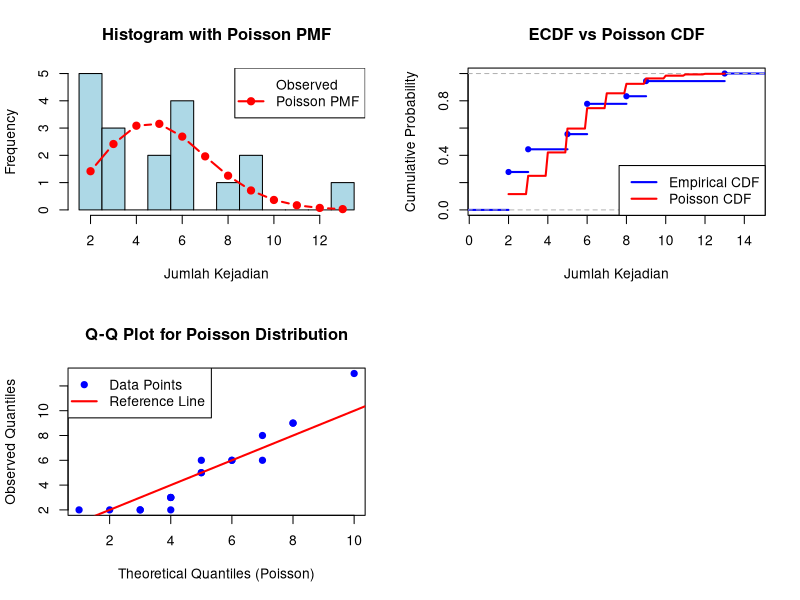

Write the R code that produced this figure.
## ---- chunk 1
knitr::opts_chunk$set(echo = TRUE)
## ---- chunk 2
library(nortest)
library(vcd)
library(car)
library(stats)
library(knitr)
## ---- chunk 3
rentang_waktu <- c("06:00 - 07:00", "07:00 - 08:00", "08:00 - 09:00", "09:00 - 10:00",
                   "10:00 - 11:00", "11:00 - 12:00", "12:00 - 13:00", "13:00 - 14:00",
                   "14:00 - 15:00", "15:00 - 16:00", "16:00 - 17:00", "17:00 - 18:00",
                   "18:00 - 19:00", "19:00 - 20:00", "20:00 - 21:00", "21:00 - 22:00",
                   "22:00 - 23:00", "23:00 - 24:00")

jumlah_kejadian <- c(2, 3, 3, 9, 6, 5, 13, 6, 8, 6, 6, 3, 5, 9, 2, 2, 2, 2)
data <- data.frame(
  Rentang_Waktu = rentang_waktu,
  Jumlah_Kejadian = jumlah_kejadian,
  stringsAsFactors = FALSE
)
## ---- chunk 4
knitr::kable(data, 
             caption = "Data Jumlah Kejadian Pemesanan Pelanggan per Rentang Waktu", 
             align = c("l", "c")
             )
## ---- chunk 5
n <- length(data$Jumlah_Kejadian)
mean_val <- mean(data$Jumlah_Kejadian)
var_val <- var(data$Jumlah_Kejadian)
sd_val <- sd(data$Jumlah_Kejadian)
min_val <- min(data$Jumlah_Kejadian)
max_val <- max(data$Jumlah_Kejadian)
range_val <- max_val - min_val

desc_stats <- data.frame(
  Statistik = c("Rata-rata", "Median", "Standar Deviasi", "Minimum", "Maksimum"),
  Nilai = c(
    round(mean_val, 2),
    median(data$Jumlah_Kejadian),
    round(sd_val, 2),
    min_val,
    max_val
  )
)

knitr::kable(desc_stats, 
             caption = "Statistik Deskriptif Jumlah Kejadian Pemesanan", 
             align = c("l", "c")
             )
## ---- chunk 6
lambda_est <- mean_val

cat("   KOLMOGOROV-SMIRNOV TEST\n")
cat("   One-Sample Test\n")
cat("   Test Distribution: Poisson\n")
cat("   Parameters: lambda =", round(lambda_est, 4), "\n\n")

ks_result <- ks.test(data$Jumlah_Kejadian, "ppois", lambda = lambda_est)
cat("   Test Statistic (D)   :", round(ks_result$statistic, 4), "\n")
cat("   Asymp. Sig. (2-tailed):", round(ks_result$p.value, 4), "\n")

if(ks_result$p.value > 0.05) {
  cat("   Decision: Do not reject H0\n")
  cat("   Conclusion: Data is consistent with Poisson distribution\n\n")
} else {
  cat("   Decision: Reject H0\n")
  cat("   Conclusion: Data does not follow Poisson distribution\n\n")
}
## ---- chunk 7
par(mfrow = c(2, 2)) # Arrange plots in a 2x2 grid

# 1. Histogram with Poisson PMF Overlay
hist_data <- hist(data$Jumlah_Kejadian, breaks = seq(min(data$Jumlah_Kejadian) - 0.5, max(data$Jumlah_Kejadian) + 0.5, by = 1),
                  main = "Histogram with Poisson PMF", xlab = "Jumlah Kejadian", ylab = "Frequency",
                  col = "lightblue", border = "black")
x_vals <- seq(min(data$Jumlah_Kejadian), max(data$Jumlah_Kejadian), by = 1)
poisson_pmf <- dpois(x_vals, lambda = lambda_est) * length(data$Jumlah_Kejadian)
lines(x_vals, poisson_pmf, type = "b", col = "red", lwd = 2, pch = 19)
legend("topright", legend = c("Observed", "Poisson PMF"), col = c("lightblue", "red"), lwd = c(NA, 2), pch = c(NA, 19))

# 2. ECDF vs Poisson CDF
ecdf_data <- ecdf(data$Jumlah_Kejadian)
plot(ecdf_data, main = "ECDF vs Poisson CDF", xlab = "Jumlah Kejadian", ylab = "Cumulative Probability",
     col = "blue", lwd = 2)
x_cdf <- seq(min(data$Jumlah_Kejadian), max(data$Jumlah_Kejadian), length.out = 100)
poisson_cdf <- ppois(x_cdf, lambda = lambda_est)
lines(x_cdf, poisson_cdf, col = "red", lwd = 2)
legend("bottomright", legend = c("Empirical CDF", "Poisson CDF"), col = c("blue", "red"), lwd = 2)

# 3. Q-Q Plot
obs_quantiles <- sort(data$Jumlah_Kejadian)
theoretical_quantiles <- qpois(ppoints(length(data$Jumlah_Kejadian)), lambda = lambda_est)
plot(theoretical_quantiles, obs_quantiles, main = "Q-Q Plot for Poisson Distribution",
     xlab = "Theoretical Quantiles (Poisson)", ylab = "Observed Quantiles",
     pch = 19, col = "blue")
abline(0, 1, col = "red", lwd = 2)
legend("topleft", legend = c("Data Points", "Reference Line"), col = c("blue", "red"), pch = c(19, NA), lwd = c(NA, 2))

# Reset plot layout
par(mfrow = c(1, 1))
## ---- chunk 8
# Kelompokkan data menjadi 3 kelompok dengan 6 rentang waktu masing-masing
kelompok_1 <- jumlah_kejadian[1:6]  # 06:00 - 12:00
kelompok_2 <- jumlah_kejadian[7:12] # 12:00 - 18:00
kelompok_3 <- jumlah_kejadian[13:18] # 18:00 - 24:00

# Hitung total kejadian per kelompok
total_kelompok_1 <- sum(kelompok_1)
total_kelompok_2 <- sum(kelompok_2)
total_kelompok_3 <- sum(kelompok_3)

# Hitung lambda untuk setiap kelompok (total kejadian / 6 jam)
lambda_1 <- total_kelompok_1 / 6
lambda_2 <- total_kelompok_2 / 6
lambda_3 <- total_kelompok_3 / 6

# Buat tabel hasil
lambda_table <- data.frame(
  Kelompok = c("06:00 - 12:00", "12:00 - 18:00", "18:00 - 24:00"),
  Total_Kejadian = c(total_kelompok_1, total_kelompok_2, total_kelompok_3),
  Lambda = c(round(lambda_1, 2), round(lambda_2, 2), round(lambda_3, 2))
)

# Tampilkan tabel
knitr::kable(lambda_table, 
             caption = "Perhitungan Lambda untuk Setiap Kelompok", 
             align = c("l", "c", "c")
             )
## ---- chunk 9
# Hitung m(t) untuk setiap kelompok
lambda_1
m_t_12 <- lambda_1 * 6  # Hingga 12:00 WIB
m_t_18 <- m_t_12 + (lambda_2 * 6)  # Hingga 18:00 WIB
m_t_24 <- m_t_18 + (lambda_3 * 6)  # Hingga 24:00 WIB

# Buat tabel untuk ringkasan
m_t_table <- data.frame(
  Waktu = c("12:00 WIB", "18:00 WIB", "24:00 WIB"),
  m_t = c(round(m_t_12, 2), round(m_t_18, 2), round(m_t_24, 2))
)

knitr::kable(m_t_table, 
             caption = "Perhitungan m(t) untuk Proses Poisson Non-Homogen", 
             align = c("l", "c")
             )
